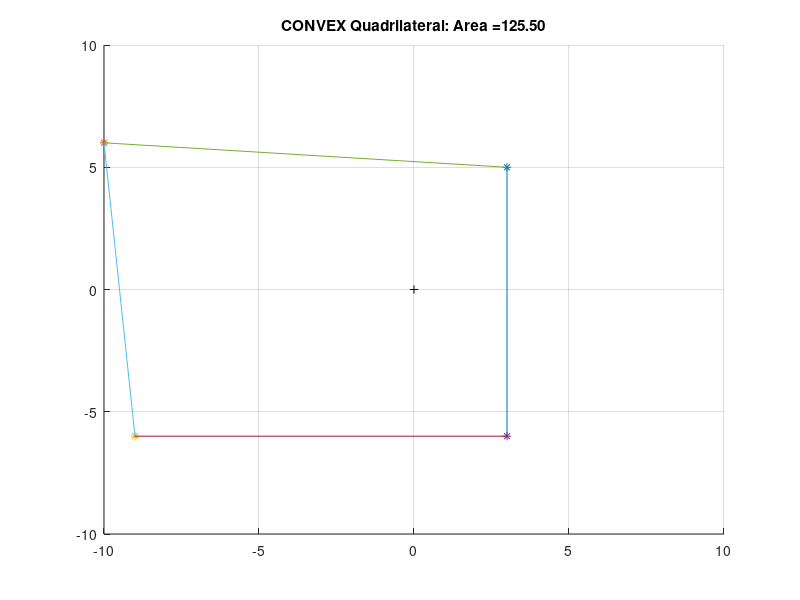

MATLAB code to generate this figure:
%% Lab1
%    Name : Yamin Yee
%    Date : Sep 9, 2019
%    Lab Assignment : #01 - Quadrilaterals 

clear all; close all; clc; format compact;
disp('Lab #1 -- Quadrilaterals');
disp(' ');
disp('%%%% Yamin Yee          %%%%');
disp('%%%% CECS 463 Fall 2019 %%%%');
disp('%%%% Lab Assignment #01 %%%%');
disp('%%%% 9/10/2019          %%%%');
disp(' ');
str=datestr(now); disp(['Matlab Time Stamp: ',str]);
disp('');

%% Problem 5
disp('Quadrilaterals')
figure(1); clf(1);
hold on; grid on;
axis([-10, 10, -10, 10]);%set center
plot((0),(0), 'k+');%origin 

%3
%functions to compute area of a triangle in the complex plane
area_triangle=@(x1,x2,x3) 0.5*abs( real(x1)*(imag(x2)-imag(3))...
                                 +real(x2)*(imag(x3)-imag(x1)) +real(x3)*(imag(x1)-(imag(x2))));

area_quadrilateral =@(x1,x2,x3,x4) ...
area_triangle(x1,x2,x3) + area_triangle(x1,x3,x4);

%cross product function 
xprod =@(x1, x2)real(x1)*imag(x2) - imag(x1)*real(x2);



%generate 4 random points each quadrant from [0,10]
Q1 =+randi(10)+1j*(randi(10));%Q1
Q2 =-randi(10)+1j*(randi(10));%Q2
Q3 =-randi(10)-1j*(randi(10));%Q3
Q4 =+randi(10)-1j*(randi(10));%Q4

%4
%Generate the Vertices from the points
V1 = Q2-Q1;
V2 = Q3-Q2;
V3 = Q4-Q3;
V4 = Q1-Q4;

Area = area_quadrilateral( Q1, Q2, Q3, Q4 );

%find the cross products of succeding points
xp1 = xprod( V1, V2 );
xp2 = xprod( V2, V3 );
xp3 = xprod( V3, V4 );
xp4 = xprod( V4, V1 );

%Store the cross products in array for checking 
xp = [ xp1, xp2, xp3, xp4 ];

%Show the Complex points genereated 
disp('4 Random Genereated Points:');
fprintf('Q1=%4.2f+%4.2fj\n', real(Q1), imag(Q1));
fprintf('Q2=%4.2f+%4.2fj\n', real(Q2), imag(Q2));
fprintf('Q3=%4.2f+%4.2fj\n', real(Q3), imag(Q3));
fprintf('Q4=%4.2f+%4.2fj\n', real(Q4), imag(Q4));

%plot the points 
plot(real(Q1),imag(Q1),'marker','*');
plot(real(Q2),imag(Q2),'marker','*');
plot(real(Q3),imag(Q3),'marker','*');
plot(real(Q4),imag(Q4),'marker','*');

%Trace the Quadrilateral 
plot([real(Q1),real(Q2)],[imag(Q1),imag(Q2)]);
plot([real(Q2),real(Q3)],[imag(Q2),imag(Q3)]);
plot([real(Q3),real(Q4)],[imag(Q3),imag(Q4)]);
plot([real(Q4),real(Q1)],[imag(Q4),imag(Q1)]);

%Type of Graph After Identifying Type and Area 
if (all(xp > 0) || all(xp < 0))
    title(sprintf('CONVEX Quadrilateral: Area =%4.2f', Area));%graph title
    fprintf('CONVEX: AREA = %4.2f', Area);
elseif( any(xp == 0))
        title(sprintf('TRIANGLE: Area = %4.2f', Area));
        fprintf('TRIANGLE: AREA = %4.2f', Area);
else
    title(sprintf('CONCAVE Quadritieal: Area =%4.2f', Area));
    fprintf('CONCAVE: AREA = %4.2f', Area);
end